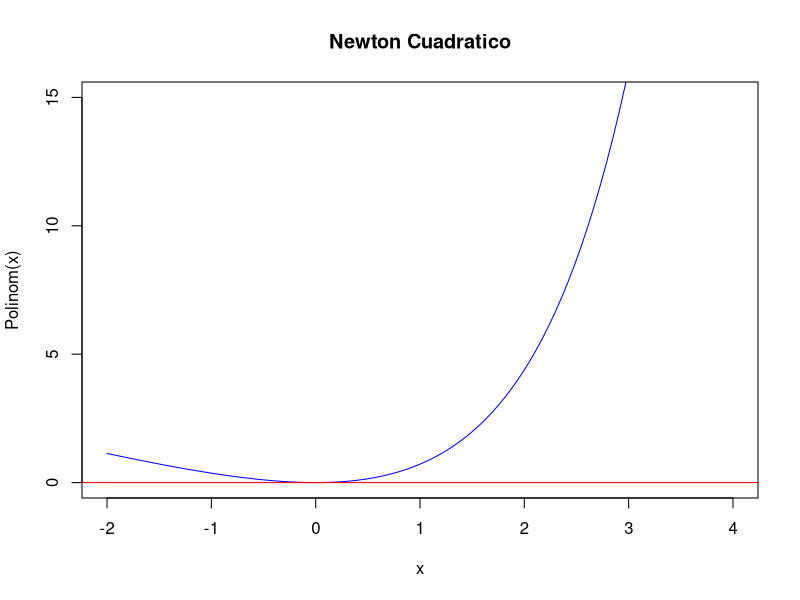

Generate this figure with R:
################
#Newton Converge
################

#Cojemos el polinomio en una variable
polinomio = expression (exp(x) - x-1) 
#Al coger el polinomio le hicimos la derivada
derivada = D(polinomio, "x") 
#Variables
x = 0 ;
xaproximado = 0.000005
resultado = c(0)

i =1
#Inicio del while
while ( x != xaproximado) {
  
  x = xaproximado 
  reemplazarPoli = eval(polinomio)
  
  remplazarDeri = eval(derivada) 
  
  #Forma de Realizar Newton
  xaproximado = x - (reemplazarPoli/remplazarDeri) 
  resultado[i] =x
  i = i +1
}
#Graficacion de la funcion

Polinom =function(x)(exp(x) - x-1)
curve(Polinom,-2,4,100, ylim = c(0,15),main = "Newton Cuadratico",col ="blue")
#Se hace un abline para saber si converge a 0
abline(0,0,col="red")

#Tabla

tabla = data.frame(resultado)
tabla





